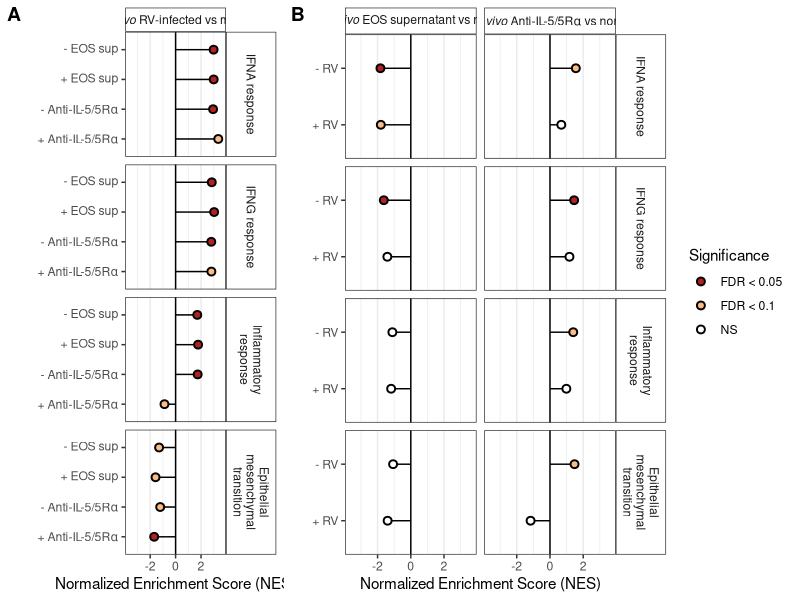

Here is the R script that generated this plot:
#### Setup ####
library(tidyverse)
library(cowplot)
library(limma)
set.seed(4389)

#### Data ####
H <- read_csv("results/GSEA/h_GSEA.result.csv")
fdr.cut <- 0.1

#### Subset significant ####
#list all terms with at least 1 significant treatment contrast
term.OI.t <- H %>% 
  filter(fgsea.FDR <= fdr.cut & gage.FDR <= fdr.cut) %>% 
  filter(group %in% c("AntiIL5_nonenone_none", "AntiIL5_HRVnone_HRV",
                      "EOSsupp_nonenone_none", "EOSsupp_HRVnone_HRV")) %>% 
  distinct(pathway) %>% unlist(use.names=FALSE)

#list all terms with at least 1 significant virus contrast 
term.OI.v <- H %>% 
  filter(fgsea.FDR <= fdr.cut & gage.FDR <= fdr.cut) %>% 
  filter(group %in% c("none_HRVnone_none","AntiIL5_HRVAntiIL5_none",
                      "EOSsupp_HRVEOSsupp_none")) %>% 
  distinct(pathway) %>% unlist(use.names=FALSE)

#Find terms with both t and v cutoffs
term.OI <- intersect(term.OI.t, term.OI.v)


#### Combine data and format labels ####
h.plot.dat <- H %>% 
  filter(pathway %in% term.OI) %>% 
  #Add experi group
  mutate(experi = c(rep("AntiIL5",nrow(.)/2),rep("EOSsup",nrow(.)/2))) %>% 
  mutate(group1 = recode(group,
                                "AntiIL5_HRVAntiIL5_none"='"+ Anti-IL-5/5R"*alpha',
                                "EOSsupp_HRVEOSsupp_none"='"+ EOS sup"',

                                "EOSsupp_HRVnone_HRV"="+ RV",
                                "AntiIL5_HRVnone_HRV"="+ RV",
                                "EOSsupp_nonenone_none"="- RV",
                                "AntiIL5_nonenone_none"="- RV"),
         group1 = ifelse(group1 == "none_HRVnone_none" & experi == "AntiIL5",
                         '"- Anti-IL-5/5R"*alpha',
                         ifelse(group1 == "none_HRVnone_none" & experi == "EOSsup",
                                '"- EOS sup"', group1)),
         group2 = recode_factor(factor(group),
            "none_HRVnone_none"='italic("Ex vivo")~"RV-infected vs media"',
            "EOSsupp_HRVEOSsupp_none"='italic("Ex vivo")~"RV-infected vs media"',
            "AntiIL5_HRVAntiIL5_none"='italic("Ex vivo")~"RV-infected vs media"',
                                
            "EOSsupp_HRVnone_HRV"='italic("Ex vivo")~"EOS supernatant vs none"',
            "AntiIL5_HRVnone_HRV"='italic("In vivo")~"Anti-IL-5/5R"*alpha~"vs none"',
            "EOSsupp_nonenone_none"='italic("Ex vivo")~"EOS supernatant vs none"',
            "AntiIL5_nonenone_none"='italic("In vivo")~"Anti-IL-5/5R"*alpha~"vs none"')) %>% 
  #order factors
  mutate(group1 = factor(group1, levels=c('"+ Anti-IL-5/5R"*alpha','"- Anti-IL-5/5R"*alpha',
                                          '"+ EOS sup"','"- EOS sup"', 
                                          '+ RV', '- RV'))) %>% 
  mutate(Significance = ifelse(fgsea.FDR <= 0.05 & 
                                 gage.FDR <= 0.05 & 
                                 fgsea.FC == gage.FC, 
                               "FDR < 0.05",
                               ifelse(fgsea.FDR <= 0.1 & 
                                        gage.FDR <= 0.1 & 
                                        fgsea.FC == gage.FC, 
                                      "FDR < 0.1", "NS"))) %>% 
  mutate(pathway = gsub("HALLMARK_", "", pathway)) %>% 
  #Reorder terms
  mutate(pathway.ord = recode_factor(factor(pathway),
                                     "INTERFERON_ALPHA_RESPONSE"="IFNA response",
                                     "INTERFERON_GAMMA_RESPONSE"="IFNG response",
                                     "INFLAMMATORY_RESPONSE"="Inflammatory\nresponse",
                                     "EPITHELIAL_MESENCHYMAL_TRANSITION"="Epithelial\nmesenchymal\ntransition"))

#### Plot A: virus ####
h.plot1 <- h.plot.dat %>% 
  filter(group2=='italic("Ex vivo")~"RV-infected vs media"') %>% 
  
  ggplot(aes(x=group1, y=fgsea.NES)) +
  geom_segment(aes(x=group1, xend=group1, y=0, yend=fgsea.NES)) +
  geom_point(size=2, aes(fill = Significance),
             shape=21, stroke=1) +
  geom_hline(yintercept = 0) +
  
  scale_fill_manual(values=c("firebrick", "#fdbb84", "white")) +
  lims(y=c(-3.6,3.6)) +
  coord_flip() +
  labs(x="", y="Normalized Enrichment Score (NES)") + 
  facet_grid(pathway.ord~group2, scales="free_y", 
             labeller = labeller(group2=label_parsed)) +
  theme_bw() +
  theme(legend.position = "none") +
  theme(panel.grid.major.y = element_blank(),
        panel.grid.minor.y = element_blank(),
        strip.background =element_rect(fill="white")) +
  scale_x_discrete(labels = ggplot2:::parse_safe)

#h.plot1

#### Plot B/C: EOS supernatant and anti-IL% therapy ####
h.plot2 <- h.plot.dat %>% 
  filter(group2!='italic("Ex vivo")~"RV-infected vs media"') %>% 
  
  ggplot(aes(x=group1, y=fgsea.NES)) +
  geom_segment(aes(x=group1, xend=group1, y=0, yend=fgsea.NES)) +
  geom_point(size=2, aes(fill = Significance),
             shape=21, stroke=1) +
  geom_hline(yintercept = 0) +
  
  scale_fill_manual(values=c("firebrick", "#fdbb84", "white")) +
  lims(y=c(-3.6,3.6)) +
  coord_flip() +
  labs(x="", y="Normalized Enrichment Score (NES)") + 
  facet_grid(pathway.ord~group2, scales="free_y",
             labeller = labeller(group2=label_parsed)) +
  theme_bw() +
  theme(panel.grid.major.y = element_blank(),
        panel.grid.minor.y = element_blank(),
        strip.background =element_rect(fill="white"))
#h.plot2

#### Save ####
h.plot.all <- plot_grid(h.plot1, h.plot2, ncol=2, rel_widths = c(0.55,1),
                        labels=c("A","B")) 
#h.plot.all
ggsave("publication/fig/Fig5.GSEA.pdf", h.plot.all, 
       width = 11, height = 5)
